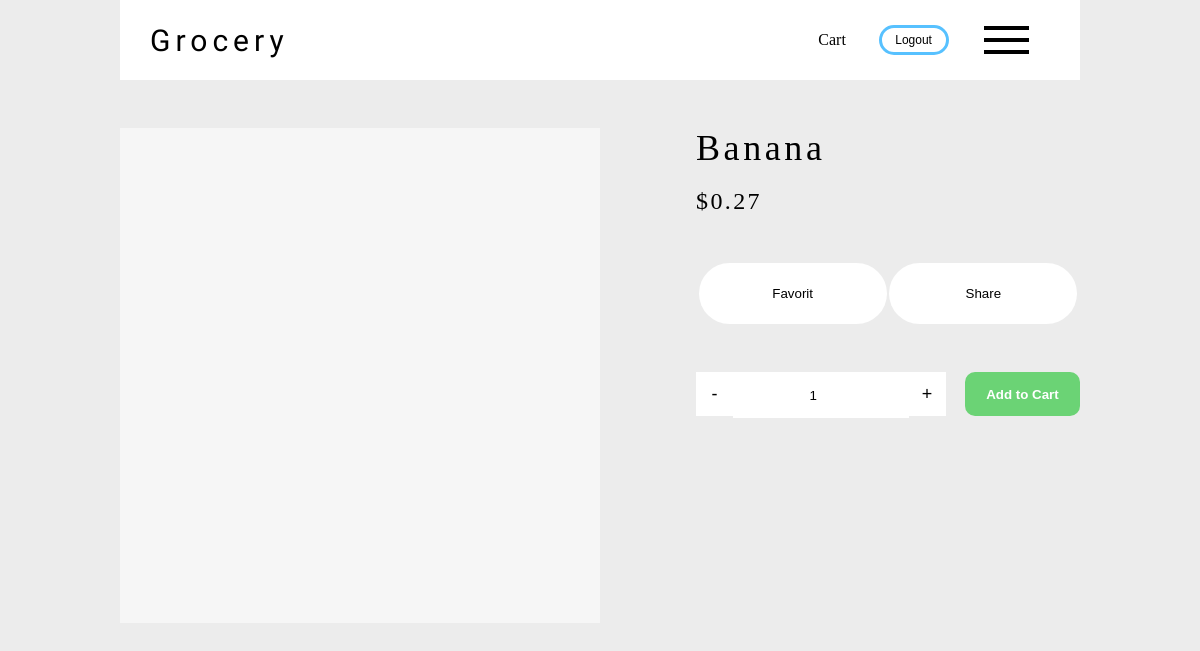
/store/product/4 (signed in), run on the app's committed database.
### store/models.py (models this page shows)
class Product(models.Model):
    name = models.CharField(max_length=100, unique=True)
    price = models.DecimalField(max_digits=10, decimal_places=2)
    desc = models.CharField(max_length=300)
    department = models.ManyToManyField(Department)
    priceRate = models.DecimalField(max_digits=10, decimal_places=2)
    image = models.ImageField()
    quantityType = models.CharField(max_length=10)
    def __str__(self):
        return self.name

### store/views.py (the view)
# urls.py: path('product/<int:productId>', productDetails, name='productDetails'),
@login_required(login_url='login')
def productDetails(request, productId):
    product = Product.objects.get(pk=productId)
    cart, created = Cart.objects.get_or_create(user=request.user)
    orderItem = OrderItem.objects.filter(orderCart=cart, item=product)
    context = {}
    context['product'] = product
    context['quantInCart'] = 1
    if orderItem.count() >= 1:
        context['quantInCart'] = orderItem[0].quantity
    print(context)
    return render(request, 'store/itemDetail.html', context)

### store/templates/store/ItemDetail.html (shortened to what this page needs)
{% extends 'store/base.html' %}
{% load static %}
{% block content %}
    <div class="detail-container">
        <img class="detail-item-img" src="{{ product.image.url }}"/>
        <div class="detail-item">
            <span class="detail-name">{{ product.name }}</span>
            <span class="detail-price">${{ product.price }}</span>
            <div class="item-links">
                <button>Favorit</button>
                <button>Share</button>
            </div>
            <div class="cart-container">
                <div class="cart-quantity-adjust">
                    <button id="cart-button-down" class="cart-quantity-down">-</button>
                    <input id="cart-input" class="cart-quantity-input" type="number" autocomplete="off" value="{{ quantInCart }}"/>
                    <button id="cart-button-up" cass="cart-quantity-up">+</button>
                </div>
                <button id="addToCart" data-id="{{ product.id }}" class="cart-add-button">Add to Cart</button>
            </div>
        </div>
    </div>
{% endblock %}

### store/static/store/style.css (style rules this page uses)
body { margin: 0; padding: 0; box-sizing: border-box; }

### store/static/store/baseStyle.css (style rules this page uses)
body { margin: 0; padding: 0; box-sizing: border-box; background-color: rgb(236, 236, 236); }

### store/static/store/ItemDetail.css (style rules this page uses)
.detail-container { display: flex; width: 100%; justify-content: space-between; }
.detail-item-img { flex: 1; max-width: 50%; }
.detail-item { margin-left: 40px; max-width: 40%; flex: 1; }
.detail-name { display: block; font-size: 36px; line-height: 41px; letter-spacing: 0.1em; color: #000000; margin-bottom: 0.5em; }
.detail-price { font-size: 24px; line-height: 28px; display: flex; align-items: center; letter-spacing: 0.1em; color: #000000; }
.item-links { display: flex; justify-content: space-evenly; height: 61px; margin-top: 3em; }
.item-links button { display: inline-block; width: 49%; background: #FFFFFF; border-radius: 30.5px; border: none; outline: none; transition: background 0.2s ease-in-out; }
.cart-container { display: flex; justify-content: space-between; align-items: center; height: 44px; margin-top: 3em; }
.cart-container button { height: 100%; border: none; }
.cart-quantity-adjust { display: flex; justify-content: center; width: 65%; height: 100%; background: #FFFFFF; }
.cart-quantity-adjust button { outline: none; width: 15%; font-size: large; cursor: pointer; background: #FFFFFF; }
.cart-quantity-input { width: 70%; height: 100%;; text-align: center; border: none; background: #FFFFFF; outline: none; }
.cart-add-button { background: #6BD375; width: 30%; color: white; border-radius: 10px; outline: none; font-weight: bold; }

### store/static/store/itemListStyle.css (style rules this page uses)
body { margin: 0; padding: 0; box-sizing: border-box; }

### store/static/store/cartDetailsStyle.css (style rules this page uses)
.cart-item-updateCart button, input { outline: none; border: none; text-align: center; }

### data on the page
Product: image (picture), name "Banana", price "0.27"
